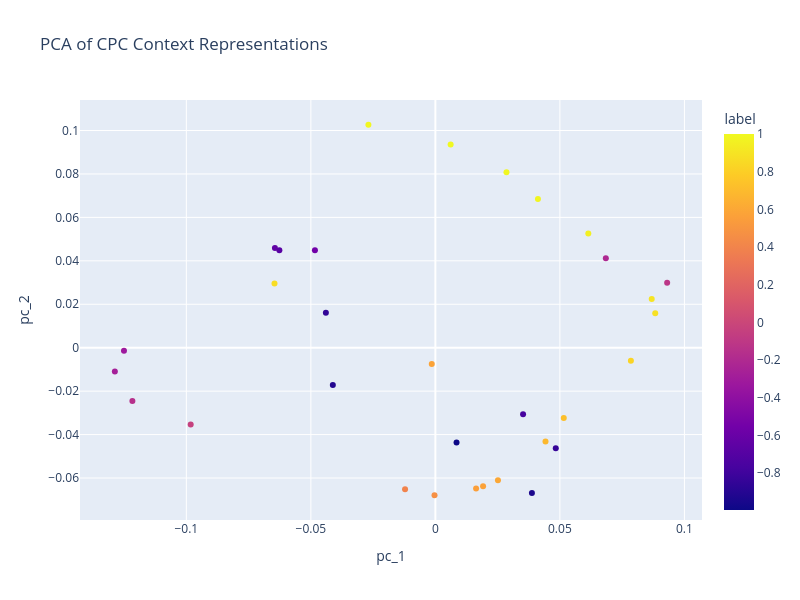

Here is the notebook cell this chart was saved with:
### Code cell
px.scatter(
    df_context,
    x="pc_1",
    y="pc_2",
    color="label",
    title="PCA of CPC Context Representations",
    width=800,
    height=600,
    color_continuous_scale="Viridis",
)

### Figure 1 — Plotly figure (JSON) as saved in the notebook; plotly's stock layout.template omitted (floating-point values rounded to 4 significant figures)
{"data": [{"hovertemplate": "pc_1=%{x}<br>pc_2=%{y}<br>label=%{marker.color}<extra></extra>", "legendgroup": "", "marker": {"color": [0.5978, -0.7683, -0.8376, 0.9018, 0.4709, 0.9806, -0.9955, 0.5792, 0.9564, -0.9122, -0.2143, -0.1148, -0.5499, -0.9413, 0.7223, 0.9915, -0.3199, 0.6871, 0.8867, -0.2726, 0.5705, 0.9999, 0.9883, -0.6807, -0.85, -0.1586, -0.04247, 0.5573, 0.8681, 0.8268, 0.3959, -0.6435], "coloraxis": "coloraxis", "symbol": "circle"}, "mode": "markers", "name": "", "orientation": "v", "showlegend": false, "type": "scatter", "x": [0.02513, 0.03521, 0.04835, 0.08688, -0.0003413, 0.04118, 0.008499, -0.001442, 0.06141, -0.04118, 0.06845, 0.09307, -0.04837, 0.03876, 0.05156, 0.02855, -0.125, 0.04422, 0.08828, -0.1287, 0.01916, 0.006122, -0.02689, -0.06265, -0.04397, -0.1217, -0.09826, 0.01635, -0.0646, 0.07851, -0.01218, -0.06443], "xaxis": "x", "y": [-0.061, -0.03064, -0.04629, 0.02242, -0.06793, 0.06847, -0.04362, -0.007509, 0.05256, -0.01717, 0.04117, 0.02992, 0.04482, -0.06692, -0.03241, 0.08081, -0.001455, -0.04323, 0.01591, -0.01093, -0.06374, 0.09356, 0.1027, 0.04483, 0.01612, -0.02457, -0.03532, -0.06485, 0.0296, -0.006003, -0.06515, 0.0459], "yaxis": "y"}], "layout": {"coloraxis": {"colorbar": {"title": {"text": "label"}}, "colorscale": [[0, "#0d0887"], [0.1111, "#46039f"], [0.2222, "#7201a8"], [0.3333, "#9c179e"], [0.4444, "#bd3786"], [0.5556, "#d8576b"], [0.6667, "#ed7953"], [0.7778, "#fb9f3a"], [0.8889, "#fdca26"], [1, "#f0f921"]]}, "height": 600, "legend": {"tracegroupgap": 0}, "title": {"text": "PCA of CPC Context Representations"}, "width": 800, "xaxis": {"anchor": "y", "domain": [0, 1], "title": {"text": "pc_1"}}, "yaxis": {"anchor": "x", "domain": [0, 1], "title": {"text": "pc_2"}}}}
